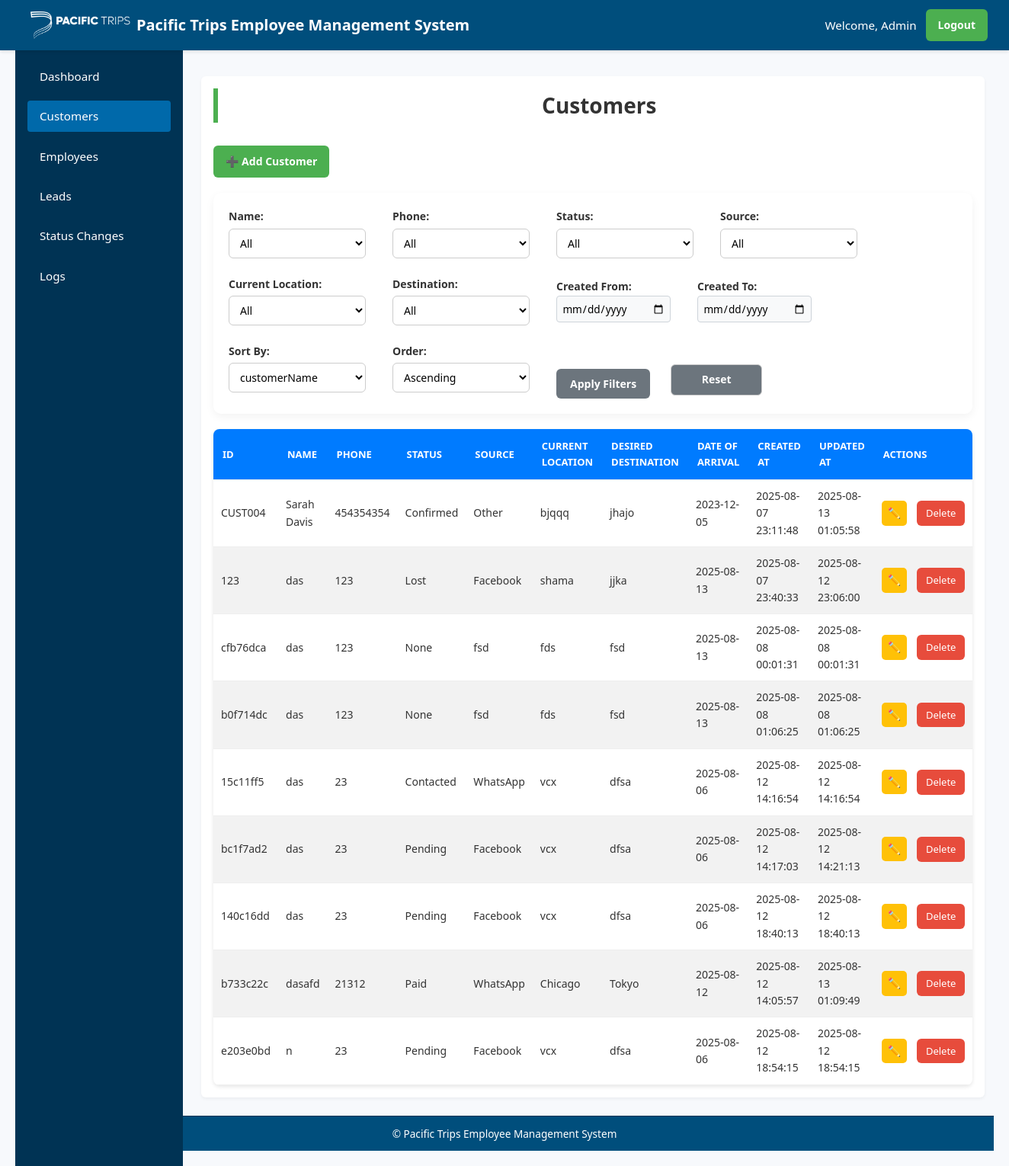
The app's page /customers (signed in), older data.
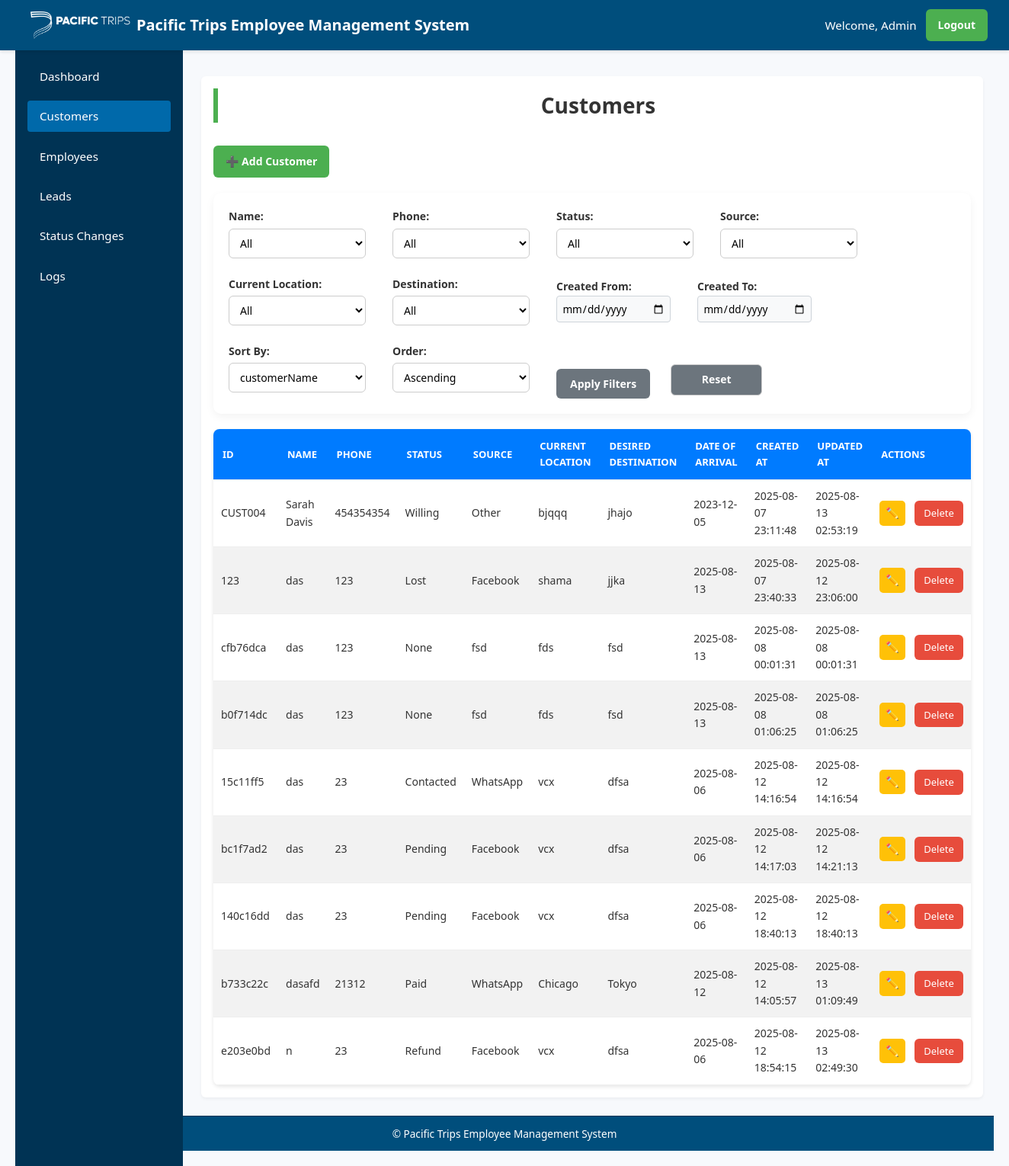
The same page, newer data.
### tables this page shows
CREATE TABLE customers (
    customerId TEXT PRIMARY KEY,
    customerName TEXT NOT NULL,
    phone TEXT NOT NULL,
    source TEXT NOT NULL,
    currentLocation TEXT NOT NULL,
    desiredDestination TEXT NOT NULL,
    dateOfArrival TEXT,
    createdAt TEXT DEFAULT CURRENT_TIMESTAMP,
    updatedAt TEXT DEFAULT CURRENT_TIMESTAMP
, status TEXT);

### app.py (the view)
    def wrap(*args, **kwargs):
        if 'user_id' not in session:
            flash('Please login first.', 'danger')
            return redirect(url_for('login'))
        return f(*args, **kwargs)

### app.py (called while the page is built)
def get_db_connection():
    conn = sqlite3.connect(DATABASE, timeout=10)
    conn.row_factory = sqlite3.Row
    conn.execute("PRAGMA journal_mode=WAL")
    return conn

def login_required(f):
    def wrap(*args, **kwargs):
        if 'user_id' not in session:
            flash('Please login first.', 'danger')
            return redirect(url_for('login'))
        return f(*args, **kwargs)
    wrap.__name__ = f.__name__
    return wrap

### templates/customers.html (shortened to what this page needs)
{% extends "base.html" %}
{% block content %}
<h2>Customers</h2>
<div class="button-group">
    <a href="{{ url_for('add_customer') }}" class="btn">➕ Add Customer</a>
</div>
<form method="GET" action="{{ url_for('customers') }}" class="filter-form">
    <label>Name:
        <select name="customerName">
            <option value="">All</option>
        </select>
    </label>
    <label>Phone:
        <select name="phone">
            <option value="">All</option>
        </select>
    </label>
    <label>Status:
        <select name="status">
            <option value="">All</option>
        </select>
    </label>
    <label>Source:
        <select name="source">
            <option value="">All</option>
        </select>
    </label>
    <label>Current Location:
        <select name="currentLocation">
            <option value="">All</option>
        </select>
    </label>
    <label>Destination:
        <select name="desiredDestination">
            <option value="">All</option>
        </select>
    </label>
    <label>Created From:
        <input type="date" name="start_date" value="{{ filters.start_date }}">
    </label>
    <label>Created To:
        <input type="date" name="end_date" value="{{ filters.end_date }}">
    </label>
    <label>Sort By:
        <select name="sort_by">
            {% for col in ['customerId', 'customerName', 'phone', 'status', 'source', 'currentLocation', 'desiredDestination', 'dateOfArrival', 'createdAt', 'updatedAt'] %}
            <option value="{{ col }}" {% if sort_by == col %}selected{% endif %}>{{ col }}</option>
            {% endfor %}
        </select>
    </label>
    <label>Order:
        <select name="sort_order">
            <option value="asc" {% if sort_order == 'asc' %}selected{% endif %}>Ascending</option>
        </select>
    </label>
    <button type="submit" class="btn">Apply Filters</button>
    <a href="{{ url_for('customers') }}" class="btn danger">Reset</a>
</form>
<table>
    <thead>
        <tr>
            <th>ID</th>
            <th>Name</th>
            <th>Phone</th>
            <th>Status</th>
            <th>Source</th>
            <th>Current Location</th>
            <th>Desired Destination</th>
            <th>Date of Arrival</th>
            <th>Created At</th>
            <th>Updated At</th>
            <th>Actions</th>
        </tr>
    </thead>
    <tbody>
        {% for customer in customers %}
        <tr>
            <td>{{ customer.customerId }}</td>
            <td>{{ customer.customerName }}</td>
            <td>{{ customer.phone }}</td>
            <td>{{ customer.status }}</td>
            <td>{{ customer.source }}</td>
            <td>{{ customer.currentLocation }}</td>
            <td>{{ customer.desiredDestination }}</td>
            <td>{{ customer.dateOfArrival or '' }}</td>
            <td>{{ customer.createdAt }}</td>
            <td>{{ customer.updatedAt }}</td>
            <td>
                <a href="{{ url_for('edit_customer', customer_id=customer.customerId) }}" class="btn small">✏️</a>
                <a href="{{ url_for('delete_customer', customer_id=customer.customerId) }}" class="btn-delete"
                    onclick="return confirm('Are you sure you want to delete this customer?');">Delete</a>
            </td>
        </tr>
        {% endfor %}
    </tbody>
</table>
{% endblock %}

Row changes from the older to the newer data that the page shows:
changed customers "CUST004": status "Confirmed" → "Willing"; updatedAt "2025-08-13 01:05:58" → "2025-08-13 02:53:19"
changed customers "e203e0bd": status "Pending" → "Refund"; updatedAt "2025-08-12 18:54:15" → "2025-08-13 02:49:30"
